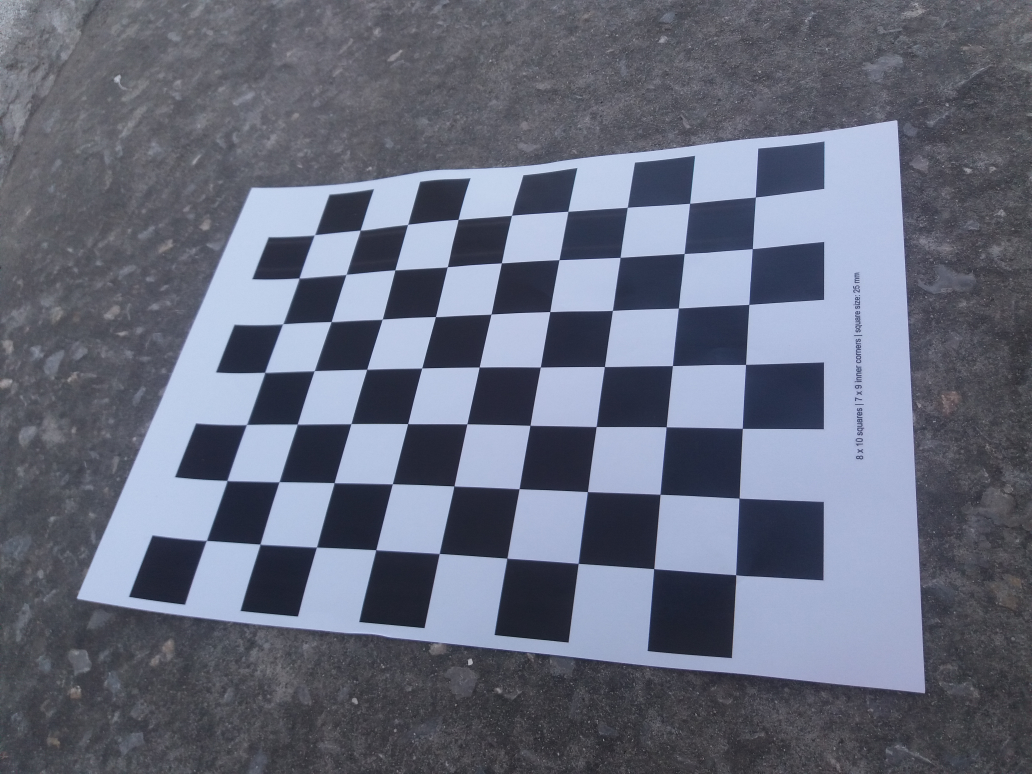
#> input picture calibration/images/cardboard_001.jpg, 4128 x 3096 px (shown at 1/4 size); its folder holds 4 pictures in this run
$ python calibrate_camera.py
#> lines starting #> are read from the running program, lines starting #| are printed output that depends on the picture
"""Calibrate the phone camera from checkerboard photographs."""

from __future__ import annotations

import argparse
import csv
import json
import logging
from pathlib import Path

import cv2
import numpy as np


LOGGER = logging.getLogger("camera_calibration")

# The printed board has 8 x 10 squares, hence 7 x 9 inner corners.
BOARD_PATTERNS = ((7, 9), (9, 7))
SQUARE_SIZE_MM = 25.0
IMAGE_EXTENSIONS = {".jpg", ".jpeg", ".png"}


def normalize_orientation(image: np.ndarray) -> np.ndarray:
    """Rotate portrait images clockwise into the landscape orientation."""
    height, width = image.shape[:2]

    if height > width:
        return cv2.rotate(image, cv2.ROTATE_90_CLOCKWISE)

    return image


def detect_checkerboard(
    gray_image: np.ndarray,
) -> tuple[np.ndarray, tuple[int, int]] | None:
    """Detect and subpixel-refine checkerboard corners."""
    detection_flags = (
        cv2.CALIB_CB_ADAPTIVE_THRESH
        | cv2.CALIB_CB_NORMALIZE_IMAGE
    )

    for pattern_size in BOARD_PATTERNS:
        found, corners = cv2.findChessboardCorners(
            gray_image,
            pattern_size,
            detection_flags,
        )

        if not found:
            found, corners = cv2.findChessboardCornersSB(
                gray_image,
                pattern_size,
            )

        if found and corners is not None:
            refined = cv2.cornerSubPix(
                gray_image,
                corners,
                (11, 11),
                (-1, -1),
                (
                    cv2.TERM_CRITERIA_EPS
                    | cv2.TERM_CRITERIA_MAX_ITER,
                    30,
                    0.001,
                ),
            )

            return refined, pattern_size

    return None


def create_object_points(
    pattern_size: tuple[int, int],
) -> np.ndarray:
    """Create checkerboard coordinates in millimetres."""
    columns, rows = pattern_size

    points = np.zeros((rows * columns, 3), dtype=np.float32)
    points[:, :2] = (
        np.mgrid[0:columns, 0:rows]
        .T.reshape(-1, 2)
        * SQUARE_SIZE_MM
    )

    return points


def calibrate(image_directory: Path, output_directory: Path) -> None:
    """Run calibration and save parameters and diagnostic reports."""
    image_paths = sorted(
        path
        for path in image_directory.iterdir()
        if path.suffix.lower() in IMAGE_EXTENSIONS
    )

    if not image_paths:
        raise RuntimeError(
            f"No calibration images found in {image_directory}"
        )

    object_points: list[np.ndarray] = []
    image_points: list[np.ndarray] = []
    detected_images: list[str] = []
    failed_images: list[str] = []

    image_size: tuple[int, int] | None = None

    for image_path in image_paths:
        image = cv2.imread(str(image_path))
#> image is the input picture: shape (3096, 4128, 3); mean B, G, R 124.5, 108.1, 103.1

        if image is None:
            LOGGER.warning("Could not read image: %s", image_path.name)
            failed_images.append(image_path.name)
            continue

        normalized = normalize_orientation(image)
        gray = cv2.cvtColor(normalized, cv2.COLOR_BGR2GRAY)
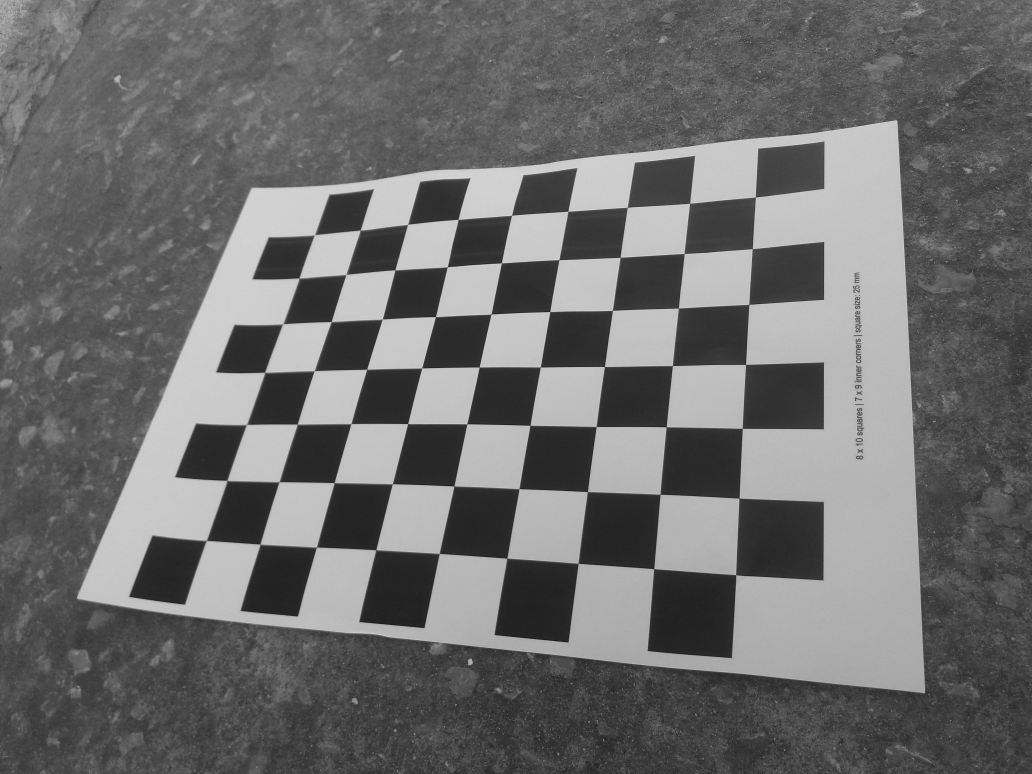
#> gray: shape (3096, 4128) (shown at 1/4 size); min 2, max 232, mean 108.4

        current_size = (gray.shape[1], gray.shape[0])
#> current_size = (4128, 3096)

        if image_size is None:
            image_size = current_size
#> image_size = (4128, 3096)
        elif current_size != image_size:
            raise RuntimeError(
                "Inconsistent normalized image dimensions: "
                f"{image_path.name} has {current_size}, "
                f"expected {image_size}."
            )

        detection = detect_checkerboard(gray)
#> the loop in detect_checkerboard, `for pattern_size in BOARD_PATTERNS:` made 1 pass

        if detection is None:
            LOGGER.warning(
                "Checkerboard not detected: %s",
                image_path.name,
            )
            failed_images.append(image_path.name)
            continue

        corners, pattern_size = detection
#> corners = 63 rows, first 8: [3022.5, 789.4], [3010.4, 995.7], [2996.7, 1218.6], [2983.4, 1458.6], [2970.5, 1714.3], [2957.5, 1993.5], [2944.3, 2300.3], [2759.6, 814.4]; pattern_size = (7, 9)

        object_points.append(create_object_points(pattern_size))
#> in create_object_points, `columns, rows = pattern_size`: columns = 7; rows = 9
        image_points.append(corners)
        detected_images.append(image_path.name)

        LOGGER.info(
            "Detected %s using pattern %s",
            image_path.name,
            pattern_size,
        )
#> pass 2 of the loop in calibrate, `for image_path in image_paths:`:
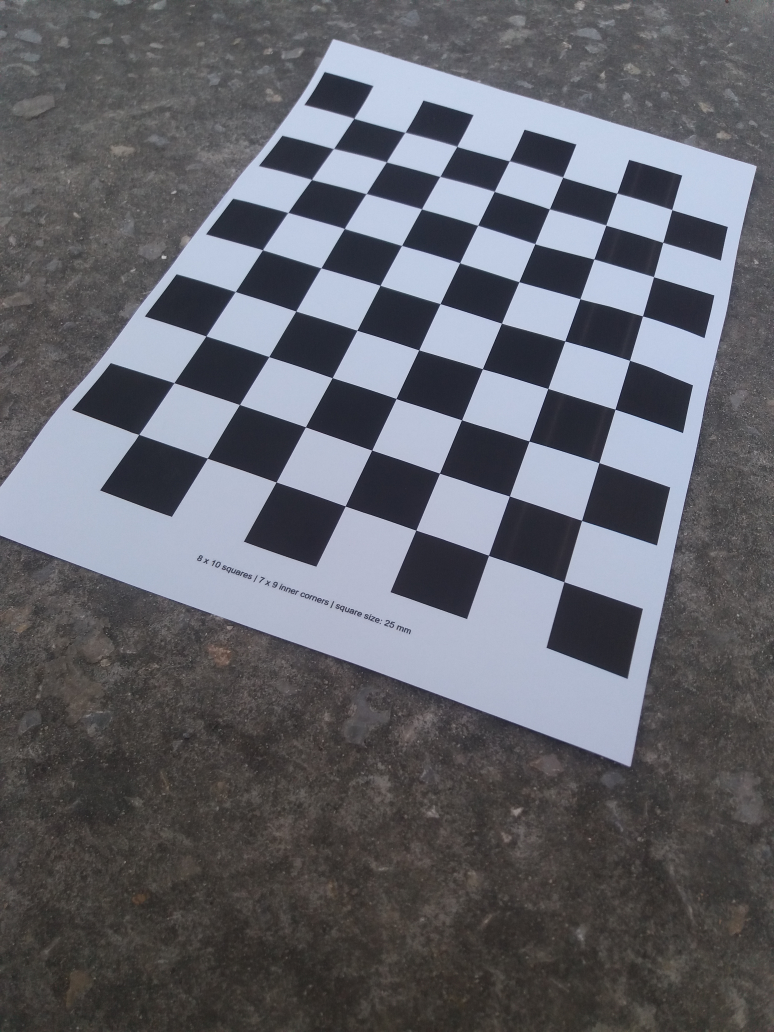
#> input picture calibration/images/cardboard_002.jpg, 3096 x 4128 px (shown at 1/4 size)
#> in calibrate, image is the input picture: shape (4128, 3096, 3); mean B, G, R 107.4, 100.4, 99.2
#> in normalize_orientation (call 2), `return cv2.rotate(image, cv2.ROTATE_90_CLOCKWISE)`:
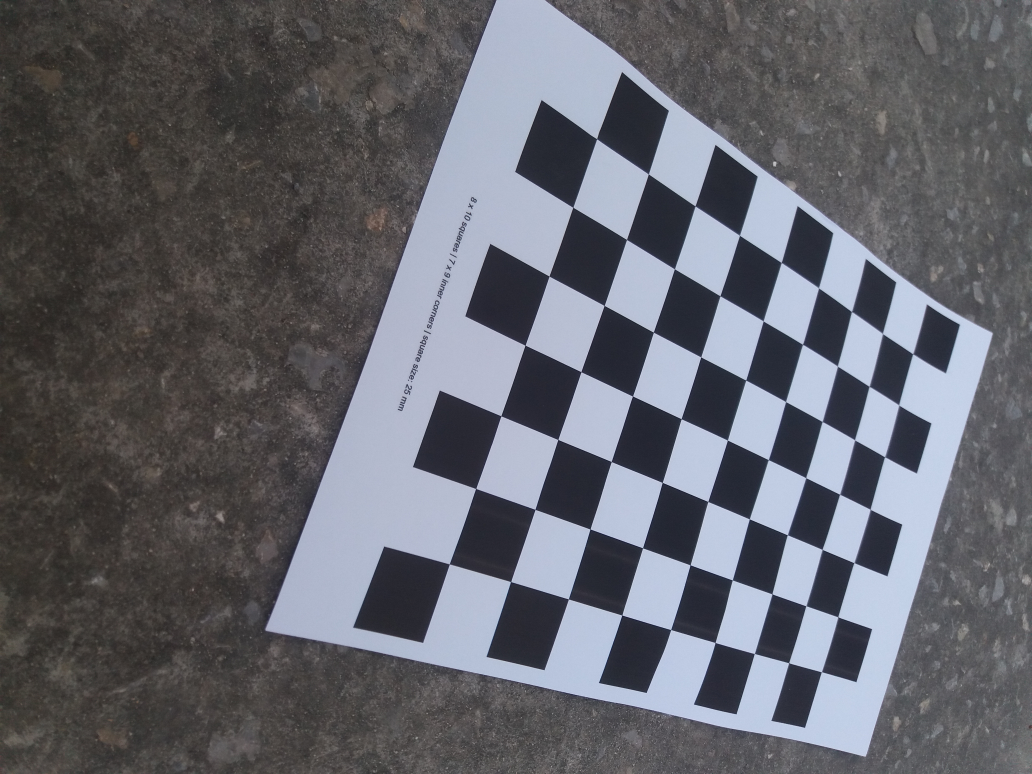
#> returned value: shape (3096, 4128, 3) (shown at 1/4 size); mean of channels 0, 1, 2 107.4, 100.4, 99.2; drawn as B, G, R
#> in calibrate, `gray = cv2.cvtColor(normalized, cv2.COLOR_BGR2GRAY)`:
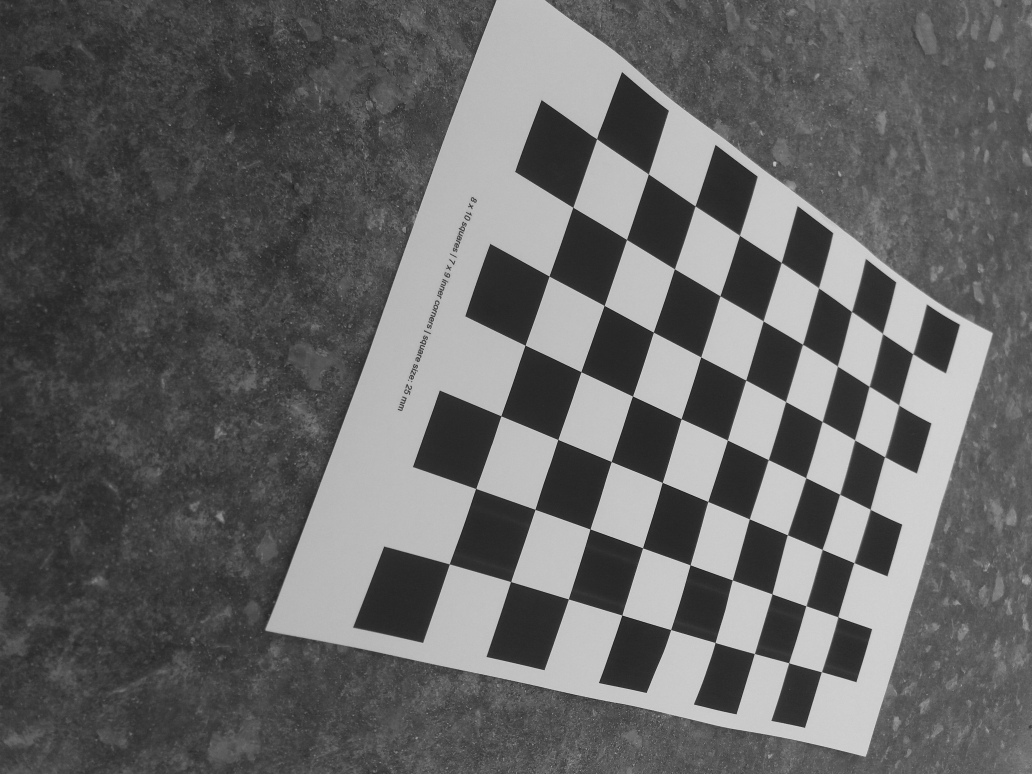
#> gray: shape (3096, 4128) (shown at 1/4 size); min 1, max 232, mean 100.8
#> corners = 63 rows, first 8: [1798.7, 2257.5], [1904.3, 1955.6], [2005.1, 1665], [2101.7, 1382.3], [2197.6, 1106.1], [2293, 830.8], [2388, 556.9], [2043.9, 2328.1]
#> pass 3 of the loop in calibrate, `for image_path in image_paths:`:
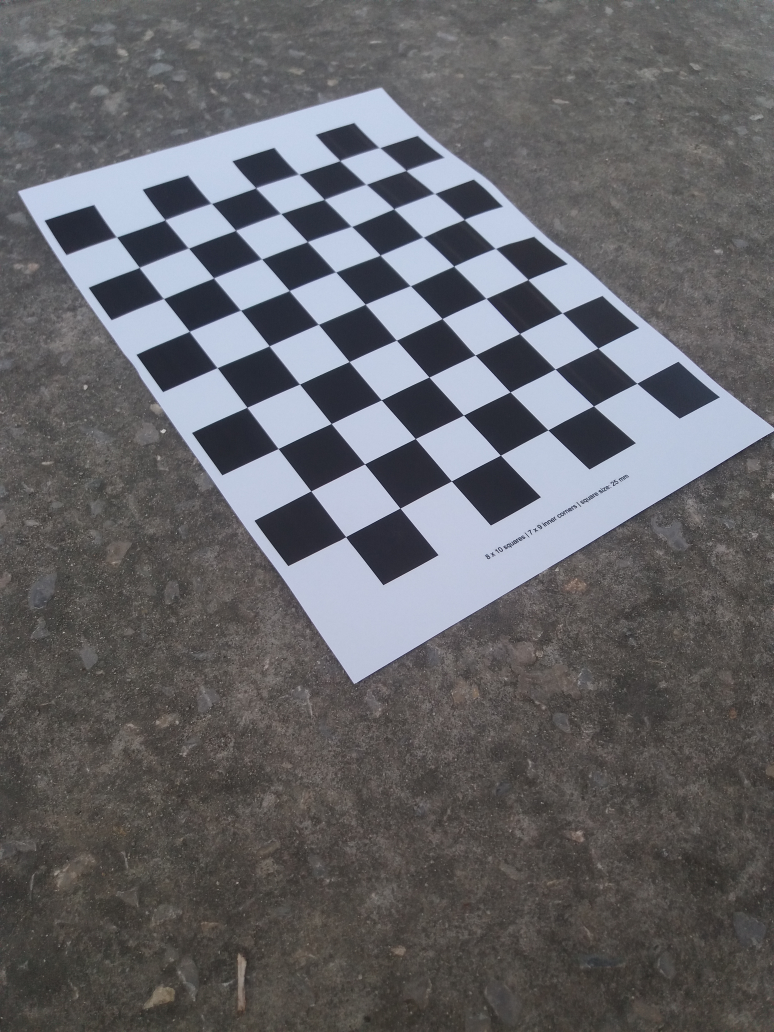
#> input picture calibration/images/cardboard_003.jpg, 3096 x 4128 px (shown at 1/4 size)
#> in calibrate, image is the input picture: shape (4128, 3096, 3); mean B, G, R 104.5, 100.8, 100.9
#> in normalize_orientation (call 3), `return cv2.rotate(image, cv2.ROTATE_90_CLOCKWISE)`:
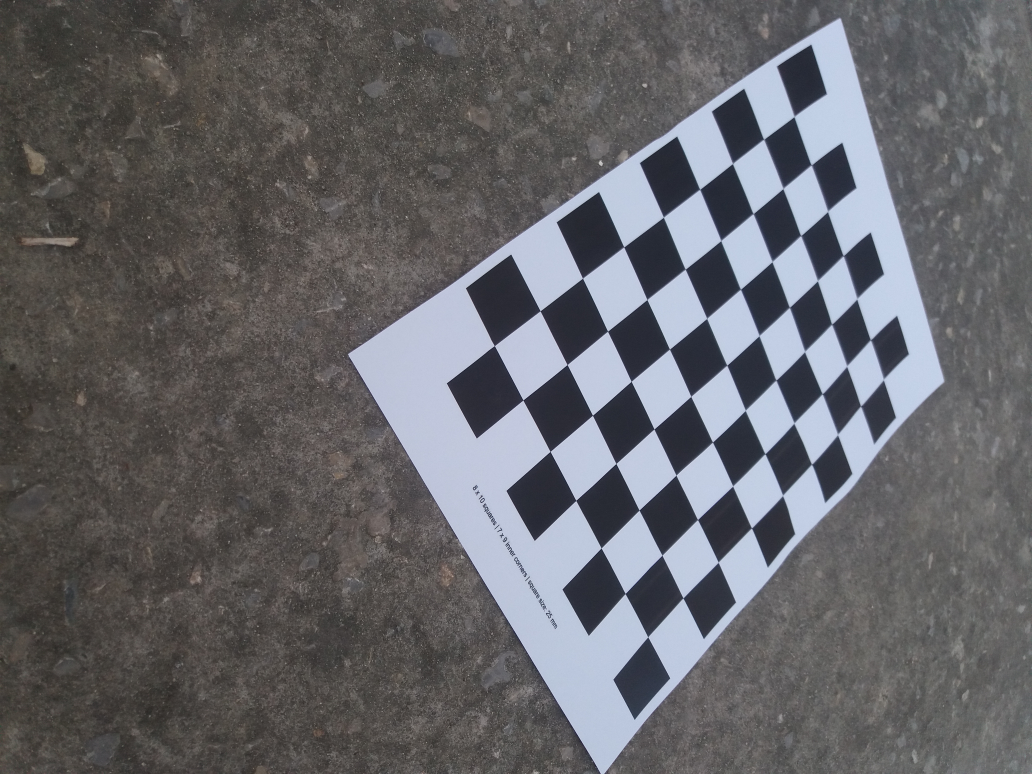
#> returned value: shape (3096, 4128, 3) (shown at 1/4 size); mean of channels 0, 1, 2 104.5, 100.8, 100.9; drawn as B, G, R
#> in calibrate, `gray = cv2.cvtColor(normalized, cv2.COLOR_BGR2GRAY)`:
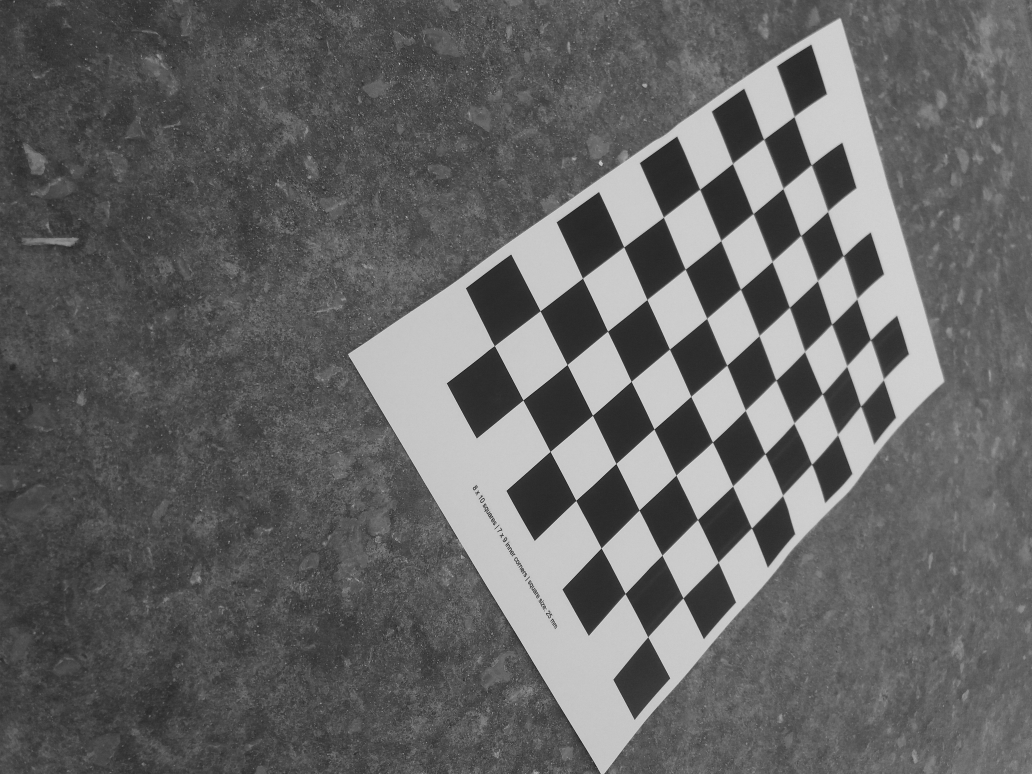
#> gray: shape (3096, 4128) (shown at 1/4 size); min 1, max 231, mean 101.3
#> corners = 63 rows, first 8: [3177.6, 468.6], [3246.5, 662.2], [3311.7, 848.3], [3374.5, 1024.7], [3428.6, 1198], [3482.6, 1361], [3534.5, 1520.7], [3056.5, 559]
#> the loop made 4 passes; the first 3 are shown

    if len(detected_images) < 20:
#> (the run stopped early here; a loop or call above may not have finished)
